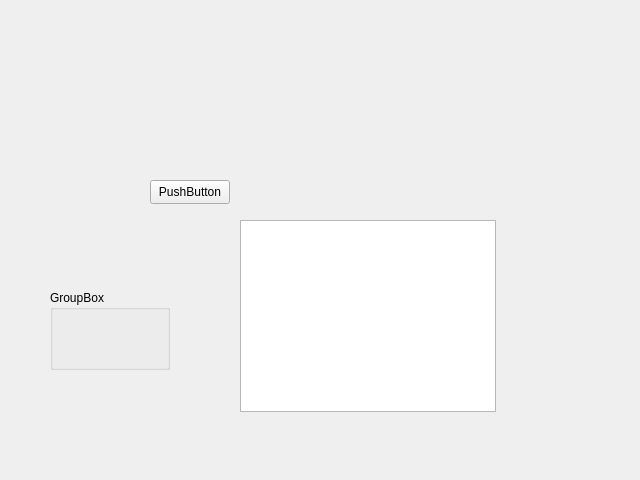
<?xml version="1.0" encoding="UTF-8"?>
<ui version="4.0">
 <class>DockWidget</class>
 <widget class="QDockWidget" name="DockWidget">
  <property name="geometry">
   <rect>
    <x>0</x>
    <y>0</y>
    <width>640</width>
    <height>480</height>
   </rect>
  </property>
  <property name="windowTitle">
   <string>DockWidget</string>
  </property>
  <widget class="QWidget" name="dockWidgetContents">
   <widget class="QPushButton" name="pushButton">
    <property name="geometry">
     <rect>
      <x>150</x>
      <y>180</y>
      <width>80</width>
      <height>24</height>
     </rect>
    </property>
    <property name="text">
     <string>PushButton</string>
    </property>
   </widget>
   <widget class="QWidget" name="gridLayoutWidget">
    <property name="geometry">
     <rect>
      <x>280</x>
      <y>90</y>
      <width>160</width>
      <height>80</height>
     </rect>
    </property>
    <layout class="QGridLayout" name="gridLayout"/>
   </widget>
   <widget class="QColumnView" name="columnView">
    <property name="geometry">
     <rect>
      <x>240</x>
      <y>220</y>
      <width>256</width>
      <height>192</height>
     </rect>
    </property>
   </widget>
   <widget class="QGroupBox" name="groupBox">
    <property name="geometry">
     <rect>
      <x>50</x>
      <y>290</y>
      <width>120</width>
      <height>80</height>
     </rect>
    </property>
    <property name="title">
     <string>GroupBox</string>
    </property>
   </widget>
  </widget>
 </widget>
 <resources/>
 <connections/>
</ui>
